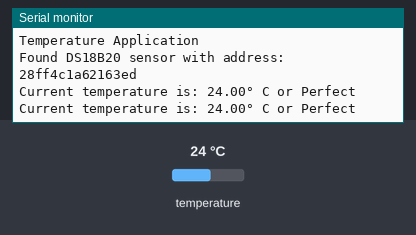
Simulated run of this program. Board: ESP8266 (NodeMCU). Parts: the last lines printed to the serial monitor. The inputs (shaded band) are chosen by the test bench; at power-on: temperature 24 °C.

Above: at 7.3 s.
7.4 s: temperature set to 12 °C
At 13.1 s:
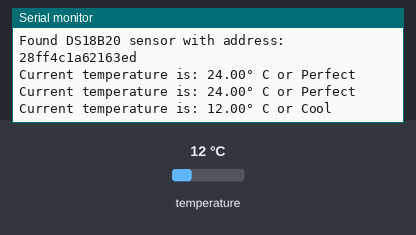
19.3 s: temperature set to 28 °C
At 25.1 s:
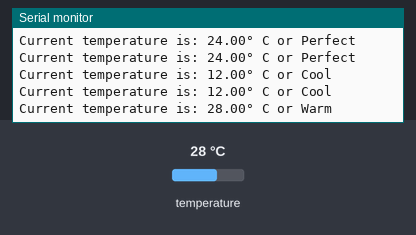
31.1 s: temperature set to 33 °C
At 35.9 s:
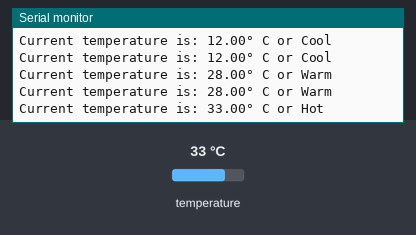
42.7 s: temperature set to 41 °C
At 47.8 s:
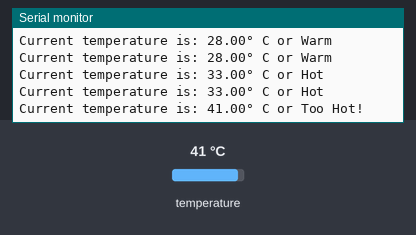
54.3 s: temperature set to 9 °C
At 59.8 s:
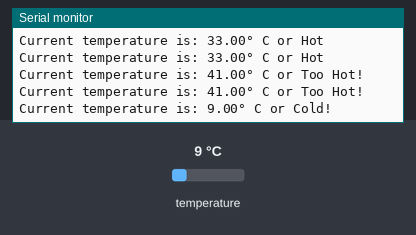

The program:

main.cpp
```cpp
// I Petar Kirkov, 000800914 certify that this material is my original work. No other person's work has been used without due acknowledgement. I have not made my work available to anyone else.

// library for Arduino framework
#include <Arduino.h>
// 1-Wire sensor communication libary
#include <OneWire.h>
// DS18B20 sensor library
#include <DallasTemperature.h>

// Pin that the DS18B20 is connected to
const int oneWireBus = D3;

// String that contains judgement based on temperature
String judgement;

// Instance of OneWire used to communicate with any OneWire devices
OneWire oneWire(oneWireBus);

// Pass the OneWire reference to the DallasTemperature object
DallasTemperature DS18B20(&oneWire);

// The DeviceAddress of the temperature sensor
DeviceAddress deviceAddress;

void setup()
{

  Serial.begin(115200); // Configure USB serial monitor

  DS18B20.begin(); // Start the DS18B20 sensor

  Serial.println("\n\nTemperature Application");

  // If the device address cannot be found (no temperature sensor plugged in)
  if (!DS18B20.getAddress(deviceAddress, 0))
  {
    Serial.println("No DS18B20 temperature sensors are installed!");
  }

  // The temperature sensor is found
  else
  {
    // String that will contain the device address
    String address = "";

    // Iterate through the device address array
    for (byte s : deviceAddress)
      address += String(s, HEX); // Concat each byte to the address string as a hexadecimal value

    Serial.println("Found DS18B20 sensor with address: " + address);
  }
}

void loop()
{
  // Float variable which holds the temperature value
  float temp;

  // Request the temperature from the DS18B20 sensor
  DS18B20.requestTemperatures();

  // Get the temperature and assign it to the temp variable
  temp = DS18B20.getTempCByIndex(0);

  // If the temperature sensor is connected to the board
  if (DS18B20.getAddress(deviceAddress, 0))
  {
    // Set judgement to cold if the temperature is less than 10 degrees
    if (temp < 10)
      judgement = "Cold!"; // Set judgement to cold

    // Set judgement to cool if temperature falls between the range of 10-15 degrees
    else if (temp >= 10 && temp <= 15)
      judgement = "Cool"; // Set judgement to cool

    // Set judgement to perfect if temperature falls between the range of 15-25 degrees
    else if (temp >= 15 && temp <= 25)
      judgement = "Perfect";

    // Set judgement to warm if temperature falls between the range of 25-30 degrees
    else if (temp >= 25 && temp <= 30)
      judgement = "Warm";

    // Set judgement to hot if temperature falls between the range of 30-35 degrees
    else if (temp >= 30 && temp <= 35)
      judgement = "Hot";

    // Set judgement to too hot if temperature is over 35 degrees
    else
      judgement = "Too Hot!";

    // Output a message with the current temperature and judgement
    Serial.println("Current temperature is: " + String(temp) + "° C or " + judgement);
  }

  // 5000ms (5 sec) delay
  delay(5000);
}
```

Measured:
- after the input at 7.4 s, the serial monitor: prints a new line after 5.0 s (image 1)
- after the input at 19.3 s, the serial monitor: prints a new line after 4.6 s (image 2)
- after the input at 31.1 s, the serial monitor: prints a new line after 4.4 s (image 3)
- after the input at 42.7 s, the serial monitor: prints a new line after 4.3 s (image 4)
- after the input at 54.3 s, the serial monitor: prints a new line after 4.3 s (image 5)
